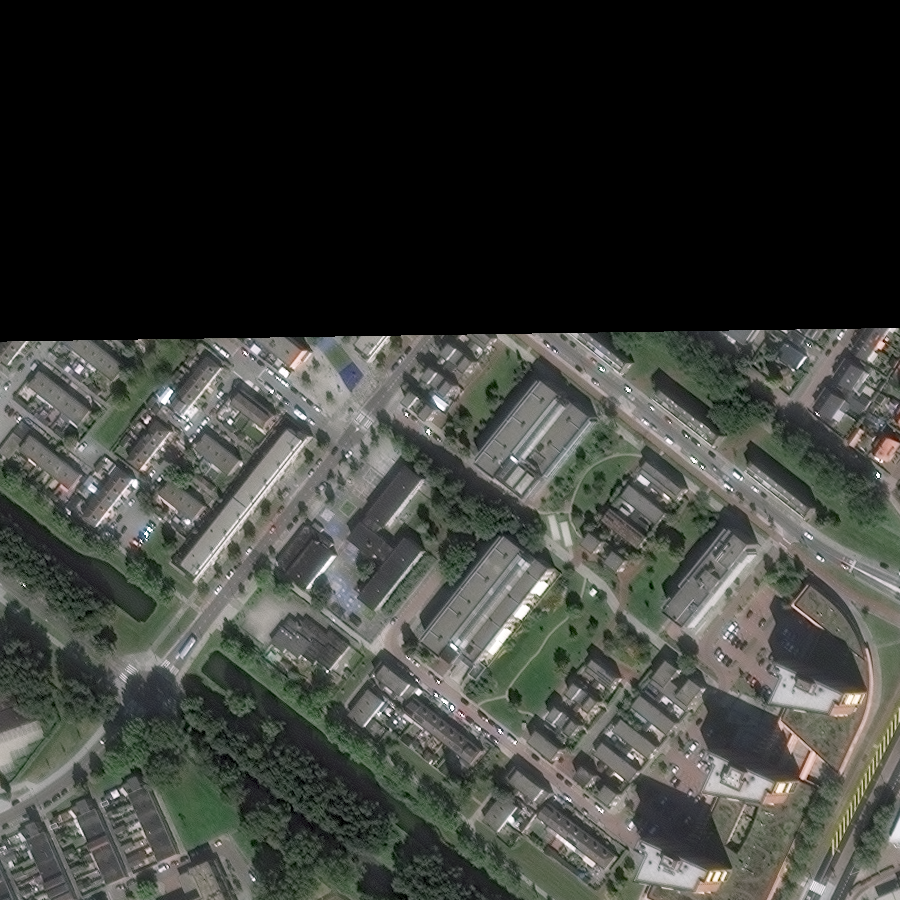
#> input picture data/RGB/SN6_Train_AOI_11_Rotterdam_PS-RGB_20190822070610_20190822070846_tile_3721.tif, 900 x 900 px, given in place of Rotterdam_PS-RGB_20190822070610_20190822070846_tile_3721.tif, which was not available
$ python -i data_augmentation.py   (imports and definitions only)
#> lines starting #> are read from the running program, lines starting #| are printed output that depends on the picture; pictures that were not available may be replaced by others from this repository, and a replacement may not be noted
#> in generate_TTA_tiles, img is the input picture: shape (900, 900, 3); mean B, G, R 56.4, 61.2, 59
import cv2
import numpy as np
import tensorflow as tf
import os

from config import cfg

# [1 line that did not run here, left out]
# [1 line that did not run here, left out]

# [111 lines left out: functions get_training_patches, resize_image, rotate_flip_image, change_contrast_brightness, blur_image, add_gaussian_noise, not called in this run]

def clahe(img):
    gridsize = 100
    lab = cv2.cvtColor(img, cv2.COLOR_BGR2LAB)
    lab_planes = cv2.split(lab)
    clahe = cv2.createCLAHE(clipLimit=2.0,tileGridSize=(gridsize,gridsize))
    lab_planes[0] = clahe.apply(lab_planes[0])
    lab = cv2.merge(lab_planes)
    bgr = cv2.cvtColor(lab, cv2.COLOR_LAB2BGR)
    return bgr

# [11 lines left out: function augment_contrast_brightness, not called in this run]


def TTA_tiles(img):
    img_90 = np.rot90(img, 1).astype(np.uint8)
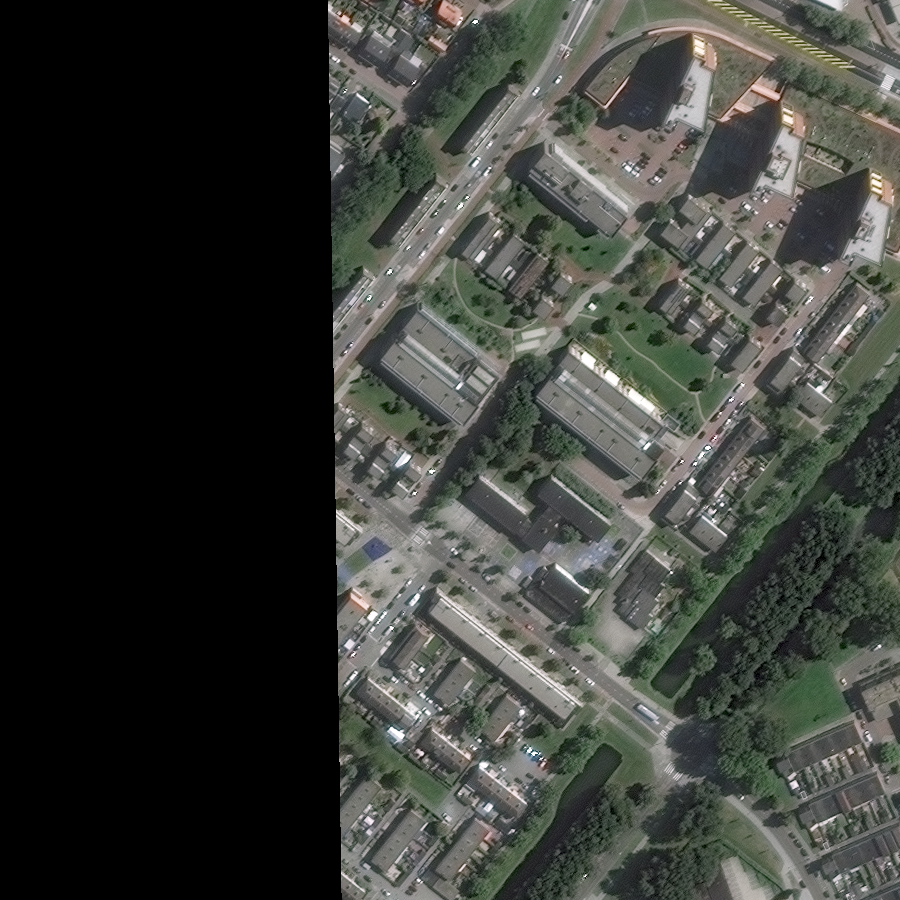
#> img_90: shape (900, 900, 3); mean B, G, R 56.4, 61.2, 59
    img_180 = np.rot90(img, 2).astype(np.uint8)
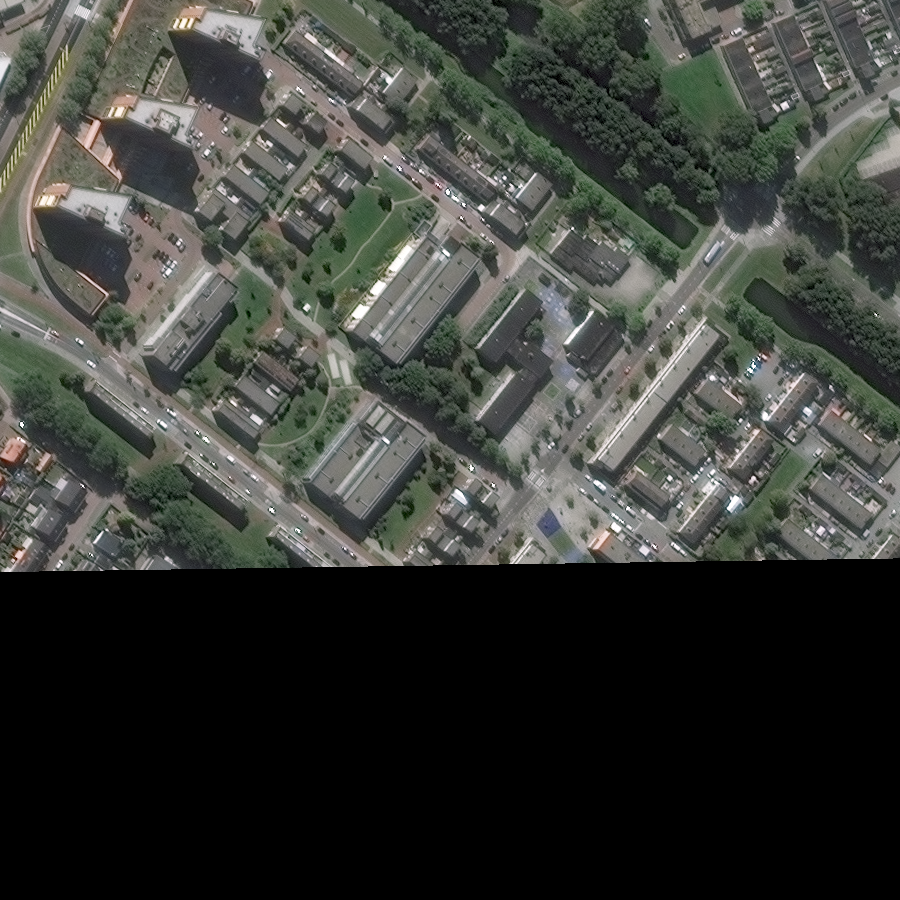
#> img_180: shape (900, 900, 3); mean B, G, R 56.4, 61.2, 59
    img_270 = np.rot90(img, 3).astype(np.uint8)
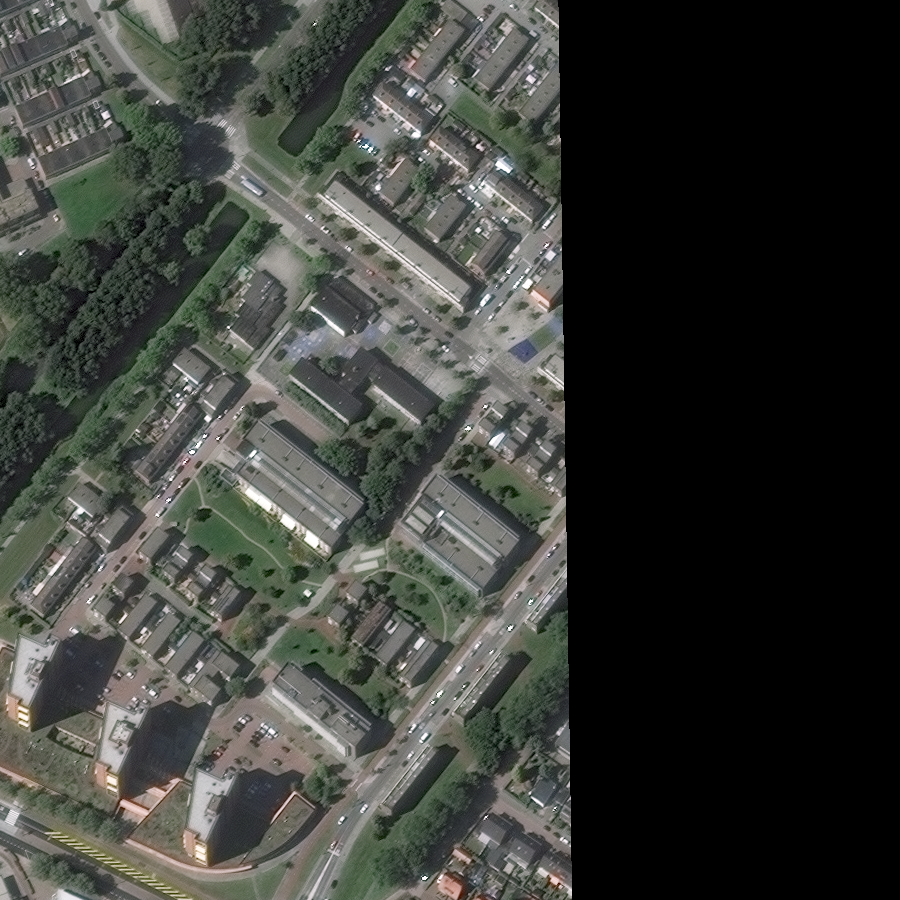
#> img_270: shape (900, 900, 3); mean B, G, R 56.4, 61.2, 59

    V_flip_axis = 0
    H_flip_axis = 1
    img_V_flip = cv2.flip(img, V_flip_axis).astype(np.uint8)
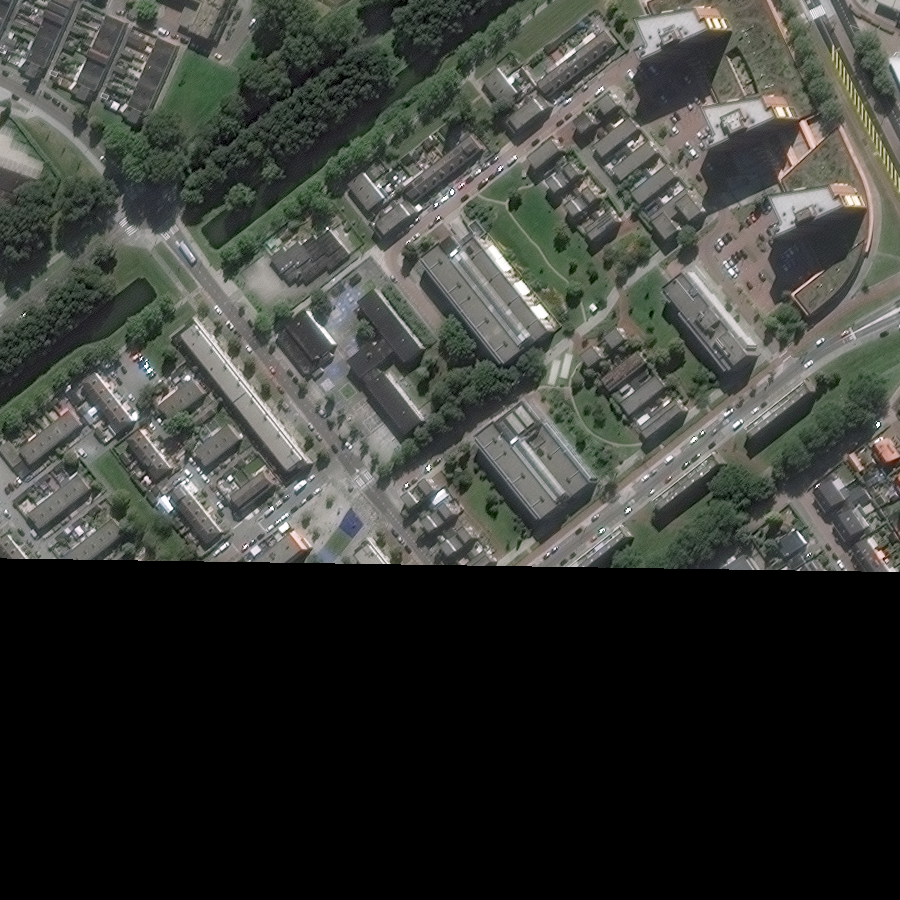
#> img_V_flip: shape (900, 900, 3); mean B, G, R 56.4, 61.2, 59
    img_H_flip = cv2.flip(img, H_flip_axis).astype(np.uint8)
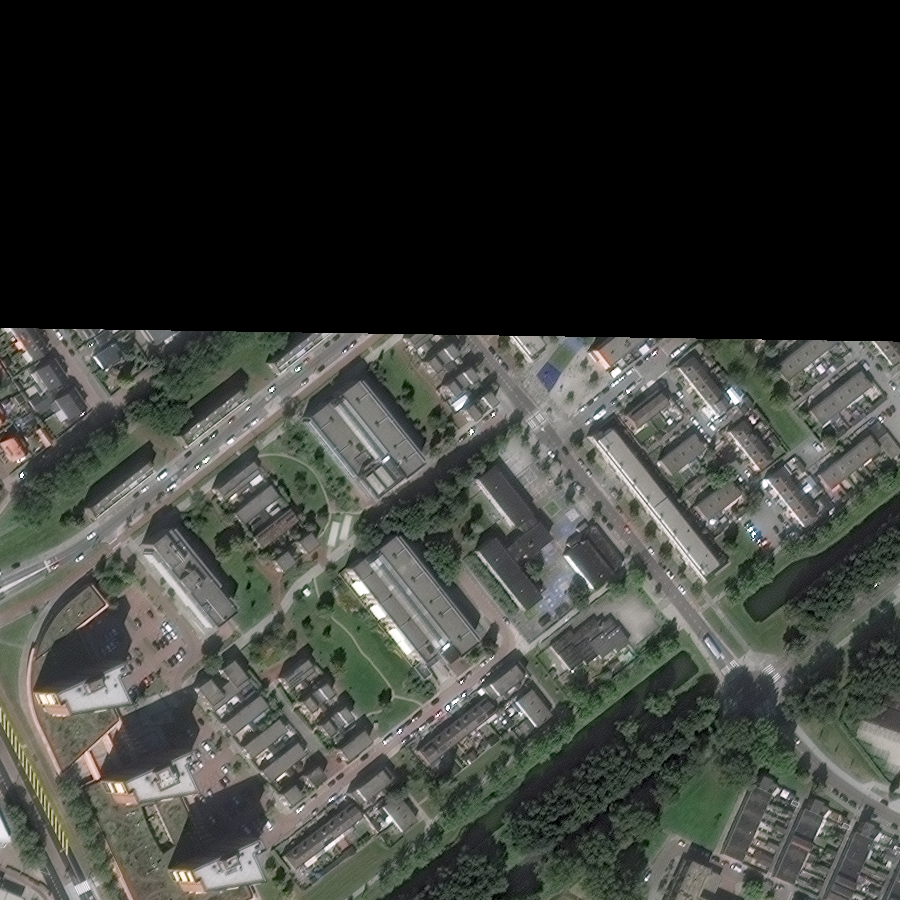
#> img_H_flip: shape (900, 900, 3); mean B, G, R 56.4, 61.2, 59

    img_clahe = clahe(img).astype(np.uint8)
#> in clahe, `lab = cv2.cvtColor(img, cv2.COLOR_BGR2LAB)`: lab: shape (900, 900, 3); mean of channels 0, 1, 2 64.6, 126.1, 130.5

    return img_90, img_180, img_270, img_V_flip, img_H_flip, img_clahe

def generate_TTA_tiles(in_path, out_path):
    for file in os.listdir(in_path):
        print("generating TTA tiles for: " + file)
        img = cv2.imread(in_path + file)
        img_90, img_180, img_270, img_V_flip, img_H_flip, img_clahe = TTA_tiles(img)
        name = file.split('.')[0]
        extn = file.split('.')[1]
        cv2.imwrite(out_path + name + '-90.' + extn, img_90)
        cv2.imwrite(out_path + name + '-180.' + extn, img_180)
        cv2.imwrite(out_path + name + '-270.' + extn, img_270)
        cv2.imwrite(out_path + name + '-V.' + extn, img_V_flip)
        cv2.imwrite(out_path + name + '-H.' + extn, img_H_flip)
        cv2.imwrite(out_path + name + '-clahe.' + extn, img_clahe)

# [16 lines left out: function check_for_TTA, not called in this run]

#> (the run stopped early here; a loop or call above may not have finished)
